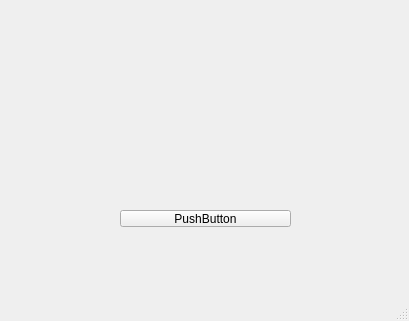
<?xml version="1.0" encoding="UTF-8"?>
<ui version="4.0">
 <class>MainWindow</class>
 <widget class="QMainWindow" name="MainWindow">
  <property name="geometry">
   <rect>
    <x>0</x>
    <y>0</y>
    <width>409</width>
    <height>321</height>
   </rect>
  </property>
  <property name="windowTitle">
   <string>MainWindow</string>
  </property>
  <widget class="QWidget" name="centralwidget">
   <widget class="QPushButton" name="pushButton">
    <property name="geometry">
     <rect>
      <x>120</x>
      <y>210</y>
      <width>171</width>
      <height>17</height>
     </rect>
    </property>
    <property name="text">
     <string>PushButton</string>
    </property>
   </widget>
  </widget>
  <widget class="QMenuBar" name="menubar">
   <property name="geometry">
    <rect>
     <x>0</x>
     <y>0</y>
     <width>409</width>
     <height>18</height>
    </rect>
   </property>
  </widget>
  <widget class="QStatusBar" name="statusbar"/>
 </widget>
 <resources/>
 <connections/>
</ui>
